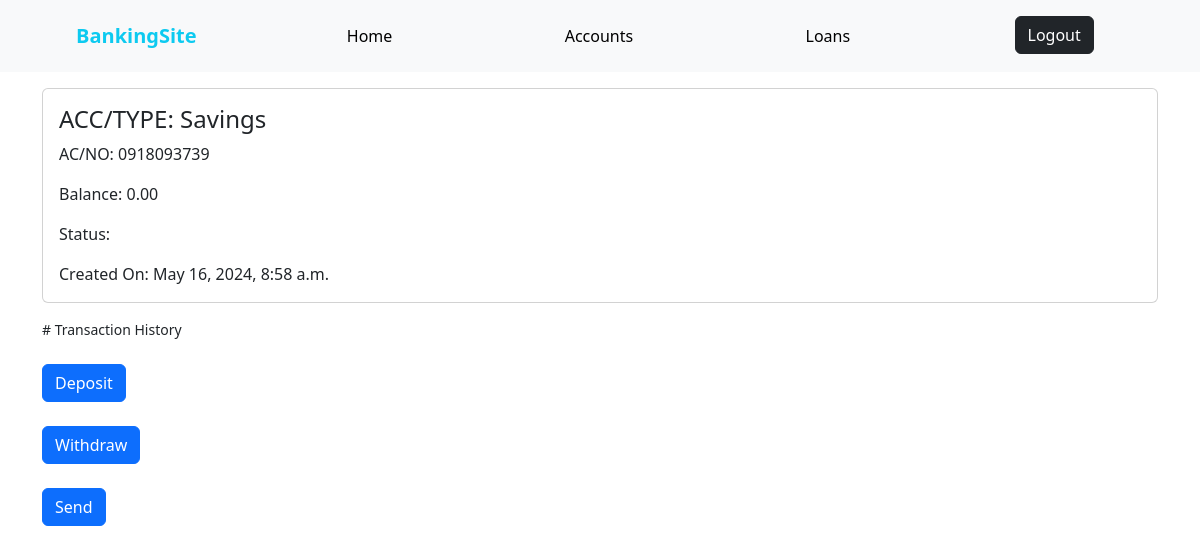
/account_details/1, run on the app's committed database.
### main/models.py (models this page shows, shortened)
class Account(models.Model):
    user = models.ForeignKey(CustomUser, on_delete=models.CASCADE)
    account_type = models.CharField(max_length=100)
    account_no = models.CharField(max_length=100)
    balance = models.DecimalField(max_digits=10, decimal_places=2)
    status = models.CharField(max_length=100)
    date_of_creation = models.DateTimeField(auto_now_add=True)

### main/views.py (the view)
# urls.py: path('account_details/<int:id>', views.acc_details, name="account_details"),
def acc_details(request, id):
    account = Account.objects.filter(id=id)
    context = {
        'account': account
    }
    return render(request, 'main/account_details.html', context)

### templates/main/account_details.html
{% extends './home.html' %}
{% block content %}
<div class="container">
{% for acc in account %}
<div class="card text-start my-3">
    <div class="card-body">
        <h4 class="card-title">ACC/TYPE: {{acc.account_type}}</h4>
        <p class="card-text">AC/NO: {{acc.account_no}}</p>
        <p class="card-text">Balance: {{acc.balance}}</p>
        <p class="card-text">Status: {{acc.status}}</p>
        <p class="card-text">Created On: {{acc.date_of_creation}}</p>
    </div>
</div>
<p class="fw-lighter small"># Transaction History</p>
<div class="py-2 col-md-4">
    <a class="btn btn-primary btn-block" href="{% url 'deposit' %}">Deposit</a><br><br>
    <a class="btn btn-primary btn-block">Withdraw</a><br><br>
    <a class="btn btn-primary btn-block" href="">Send</a><br>
</div>
</div>
{% endfor %}
{% endblock %}

### data on the page
Account: account_type "Savings", account_no "0918093739", balance "0.00", date_of_creation "May 16, 2024, 8:58 a.m."
